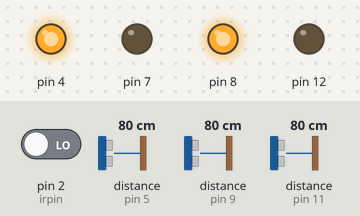
Recording of a sketch running on a simulated Arduino Uno, built with avr-gcc and run on an emulated ATmega328P. Shown: output pins drawn as LEDs (lit = HIGH). Wiring (inferred from the names in the program): 3 × ultrasonic range finder: trigger pin 3, echo pin 5 / trigger pin 6, echo pin 9 / trigger pin 10, echo pin 11. Dashed ring = blinking. The inputs (shaded band) are chosen by the test bench; at power-on: distance to the obstacle (sensors on pin 5, pin 9, pin 11) 80 cm, pin 2 (irpin) LOW. The echo pulse lasts 58.3 µs per cm; pins used as bus, display or sensor lines are not drawn.

Above: at 1.2 s.
1.3 s: distance to the obstacle (sensor on pin 5) set to 23 cm
2.8 s: distance to the obstacle (sensor on pin 5) set to 19 cm
At 3.9 s:
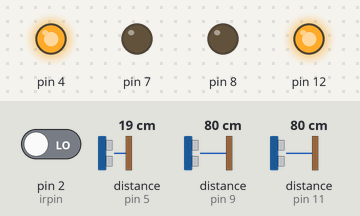
4.3 s: pin 2 (irpin) driven HIGH
At 5.1 s:
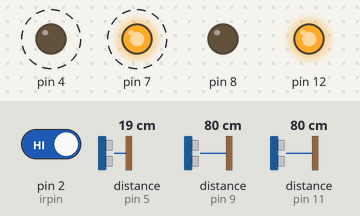
7.3 s: pin 2 (irpin) driven LOW
At 8.8 s:
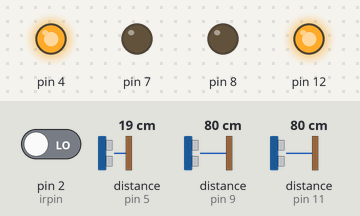
9.1 s: distance to the obstacle (sensor on pin 5) set to 35 cm
At 10.4 s:
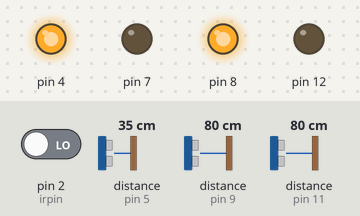
10.7 s: distance to the obstacle (sensor on pin 9) set to 24 cm
12.2 s: distance to the obstacle (sensor on pin 9) set to 20 cm
At 13.1 s:
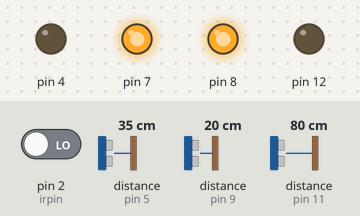
Timing chart, 0 to 14.7 s (numbered marks = the images above; inputs shaded):
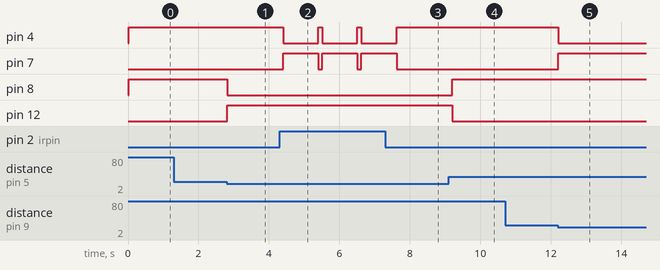

The sketch:

Program.ino
```cpp
// defining the pins
const int trigPin1 = 3;
const int echoPin1 = 5;
const int trigPin2 = 6;
const int echoPin2 = 9;
const int trigPin3 = 10;
const int echoPin3 = 11;
int irpin =2;
// defining variables
long duration1;
long duration2;
long duration3;
int distanceleft;
int distancefront;
int distanceright;
int a=0;
void setup() {
  pinMode(trigPin1, OUTPUT);
  pinMode(trigPin2, OUTPUT);
  pinMode(trigPin3, OUTPUT);// Sets the trigPin as an Output
  pinMode(echoPin1, INPUT); // Sets the echoPin as an Input
  pinMode(echoPin2, INPUT);
  pinMode(echoPin3, INPUT);
  pinMode(irpin, INPUT);
  pinMode(4, OUTPUT);
  pinMode(7, OUTPUT);
  pinMode(8, OUTPUT);
  pinMode(12, OUTPUT);
}
void loop() {
  digitalWrite(trigPin1, LOW);
  delayMicroseconds(2);
  digitalWrite(trigPin1, HIGH);
  delayMicroseconds(10);
  digitalWrite(trigPin1, LOW);
  duration1 = pulseIn(echoPin1, HIGH);
  distanceleft = duration1 * 0.034 / 2;
  Serial.print("Distance1: ");
  Serial.println(distanceleft);
  digitalWrite(trigPin2, LOW);
  delayMicroseconds(2);
  digitalWrite(trigPin2, HIGH);
  delayMicroseconds(10);
  digitalWrite(trigPin2, LOW);
  duration2 = pulseIn(echoPin2, HIGH);
  distancefront = duration2 * 0.034 / 2;
  Serial.print("Distance2: ");
  Serial.println(distancefront);
  digitalWrite(trigPin3, LOW);
  delayMicroseconds(2);
  digitalWrite(trigPin3, HIGH);
  delayMicroseconds(10);
  digitalWrite(trigPin3, LOW);
  duration3 = pulseIn(echoPin3, HIGH);
  distanceright = duration3 * 0.034 / 2;
  Serial.print("Distance3: ");
  Serial.println(distanceright);
  int s = digitalRead(irpin);
  if(s==HIGH)
  {
    digitalWrite(4, LOW);
    digitalWrite(7, HIGH);
    digitalWrite(8, LOW);
    digitalWrite(12, HIGH);
      delay(1000);
    a=1;
    }
  if ((a==0)&&(s==LOW)&&(distanceleft <= 20 && distancefront > 20 && distanceright <= 20) || (a==0)&&(s==LOW)&&(distanceleft > 20 && distancefront > 20 && distanceright > 20))
  {
    digitalWrite(4, HIGH);
    digitalWrite(7, LOW);
    digitalWrite(8, HIGH);
    digitalWrite(12,LOW);
  }
  if ((a==1)&&(s==LOW)||(s==LOW)&&(distanceleft <= 20 && distancefront <= 20 && distanceright > 20)||(s==LOW)&&(distanceleft <= 20 && distancefront <= 20 && distanceright > 20)||(s==LOW)&& (distanceleft <= 20 && distancefront > 20 && distanceright > 20)||(distanceleft <= 20 && distancefront > 20 && distanceright > 20))
  {
    digitalWrite(4, HIGH);
    digitalWrite(7, LOW);
    digitalWrite(8, LOW);
    digitalWrite(12, HIGH);
    delay(100);
    a=0;
  }
  if ((s==LOW)&&(distanceleft > 20 && distancefront <= 20 && distanceright <= 20) ||(s==LOW)&& (distanceleft > 20 && distancefront > 20 && distanceright <= 20) ||(s==LOW)&& (distanceleft > 20 && distancefront <= 20 && distanceright > 20) )
  {
    digitalWrite(4, LOW);
    digitalWrite(7, HIGH);
    digitalWrite(8, HIGH);
    digitalWrite(12, LOW);
  }
}
```

Measured:
- the behaviour switches between 22 and 21 cm on distance to the obstacle (sensor on pin 5) (found by bisection; images 0 and 1)
- the behaviour switches between 22 and 21 cm on distance to the obstacle (sensor on pin 9) (found by bisection; images 4 and 5)
- after the input at 1.3 s, every drawn part: stays the same
- after the input at 2.8 s, pin 8: HIGH → LOW at once; pin 12: LOW → HIGH at once
- after the input at 4.3 s, pin 4: alternates HIGH for 0.11 s and LOW for 1.0 s, starting after 0.10 s; pin 7: alternates HIGH for 1.0 s and LOW for 0.11 s, starting after 0.10 s
- after the input at 7.3 s, pin 4: goes on until 7.6 s, then stays HIGH; pin 7: goes on until 7.6 s, then stays LOW
- after the input at 9.1 s, pin 8: LOW → HIGH after 0.10 s; pin 12: HIGH → LOW after 0.10 s
- after the input at 10.7 s, every drawn part: stays the same
- after the input at 12.2 s, pin 4: HIGH → LOW at once; pin 7: LOW → HIGH at once
